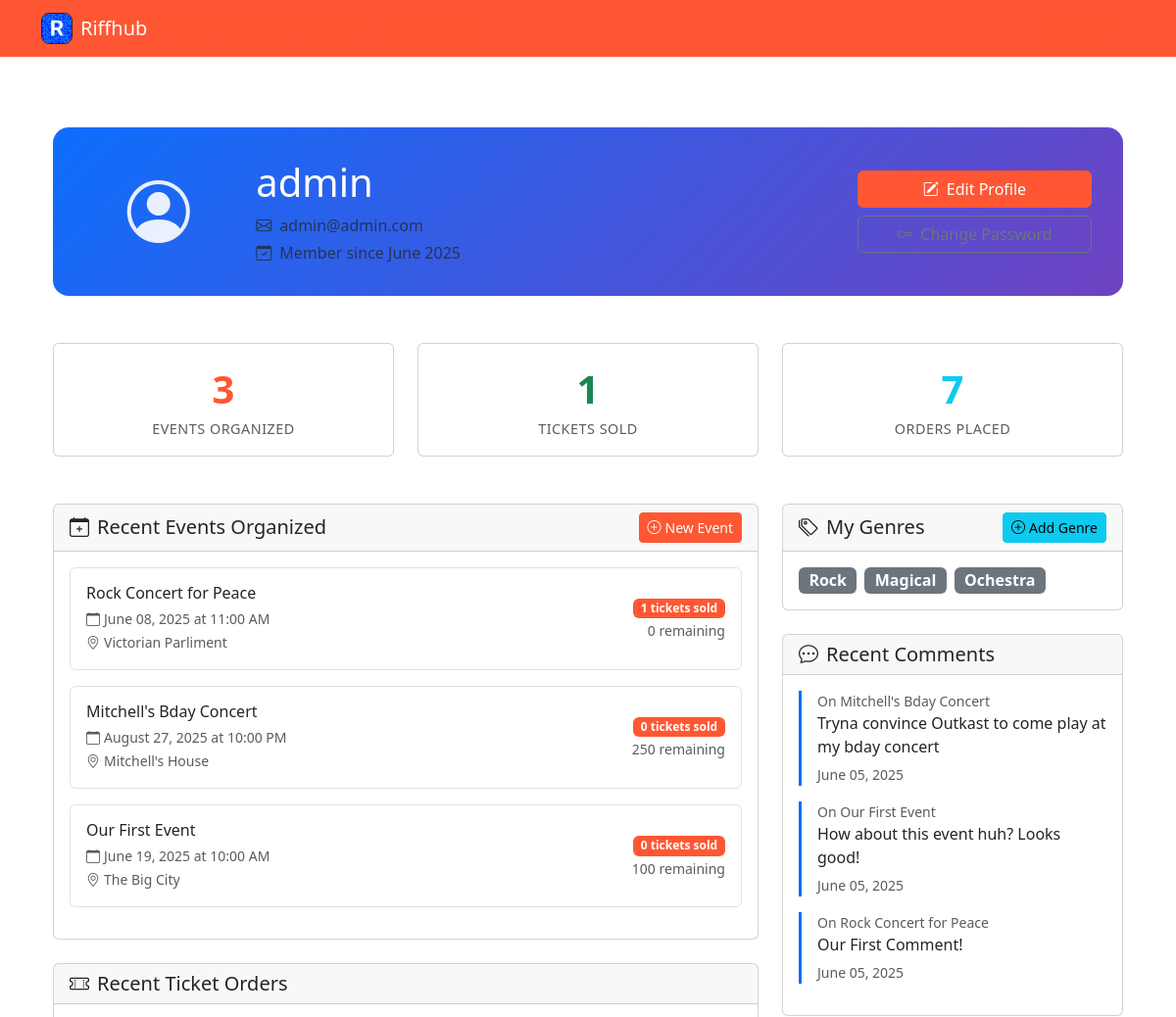
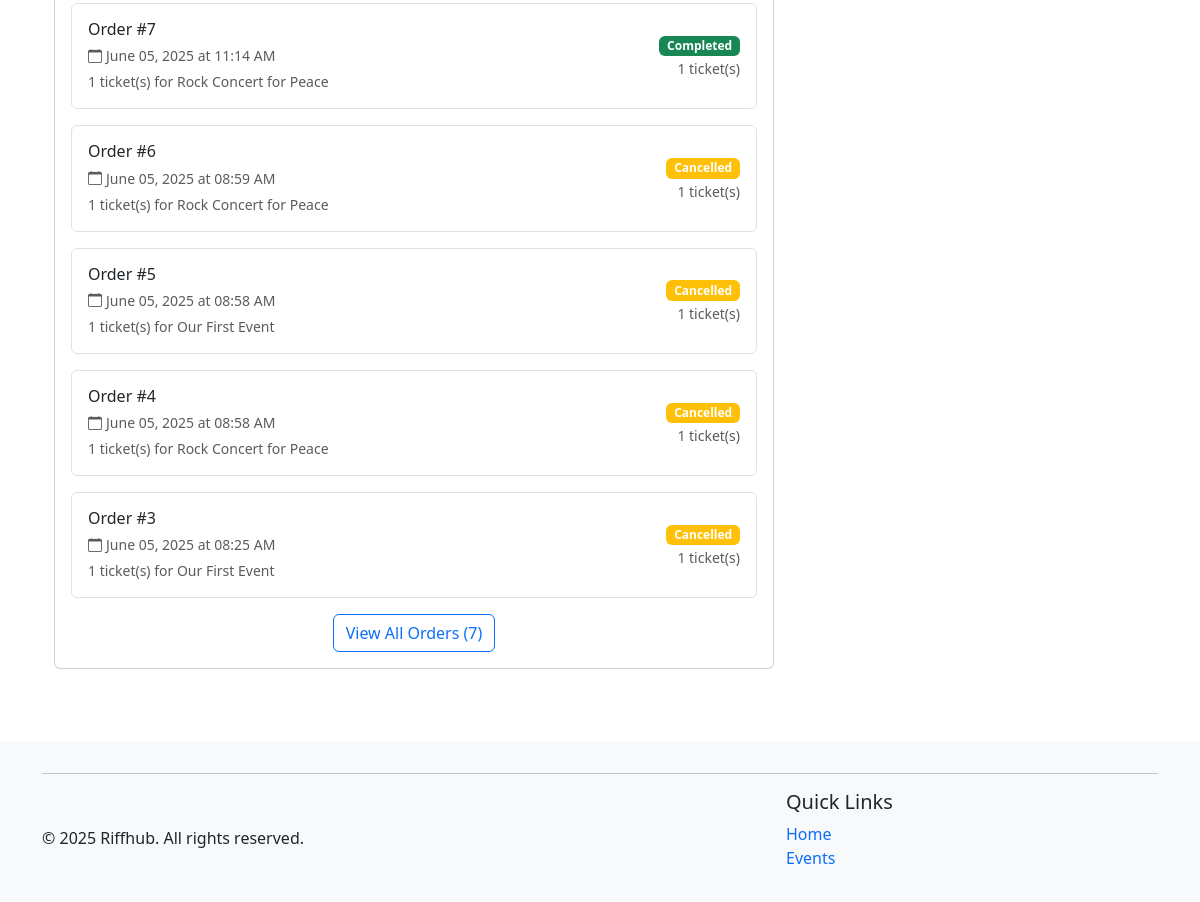
Before: /auth/profile (signed in) with the older database file (2 pictures, top to bottom).
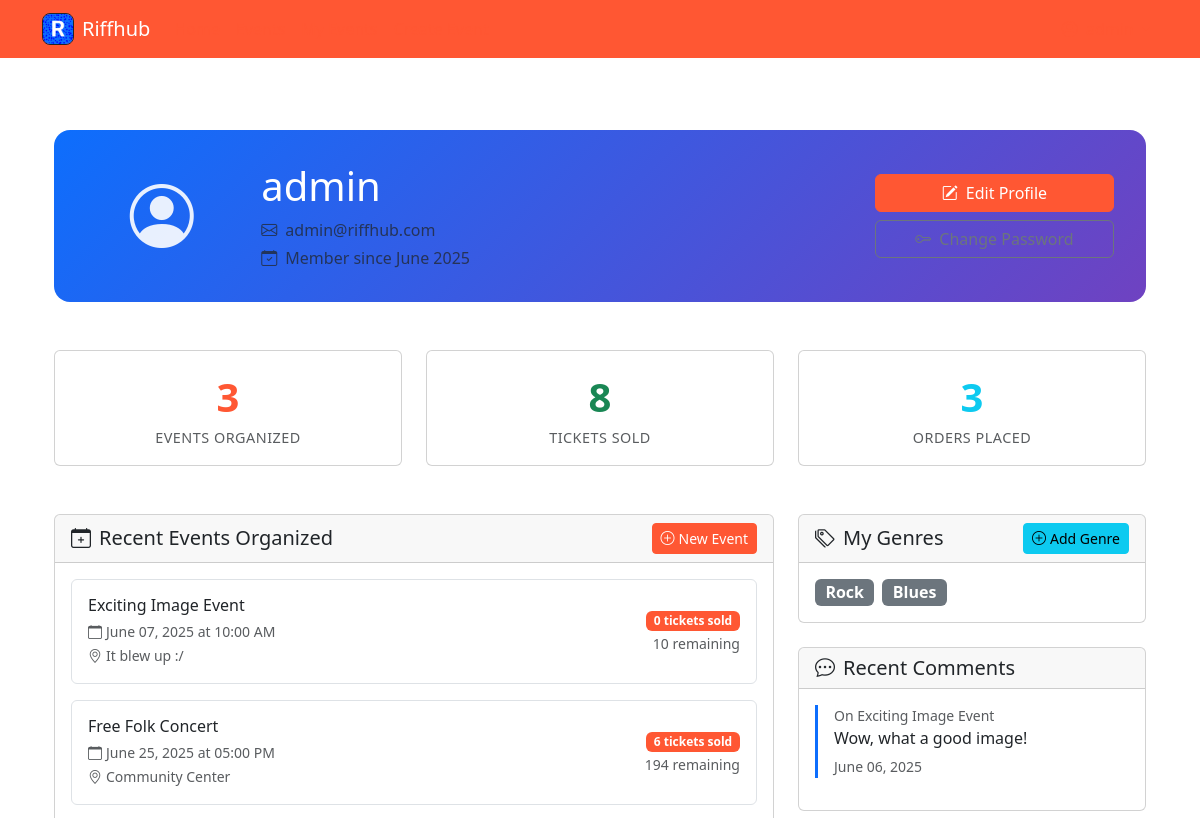
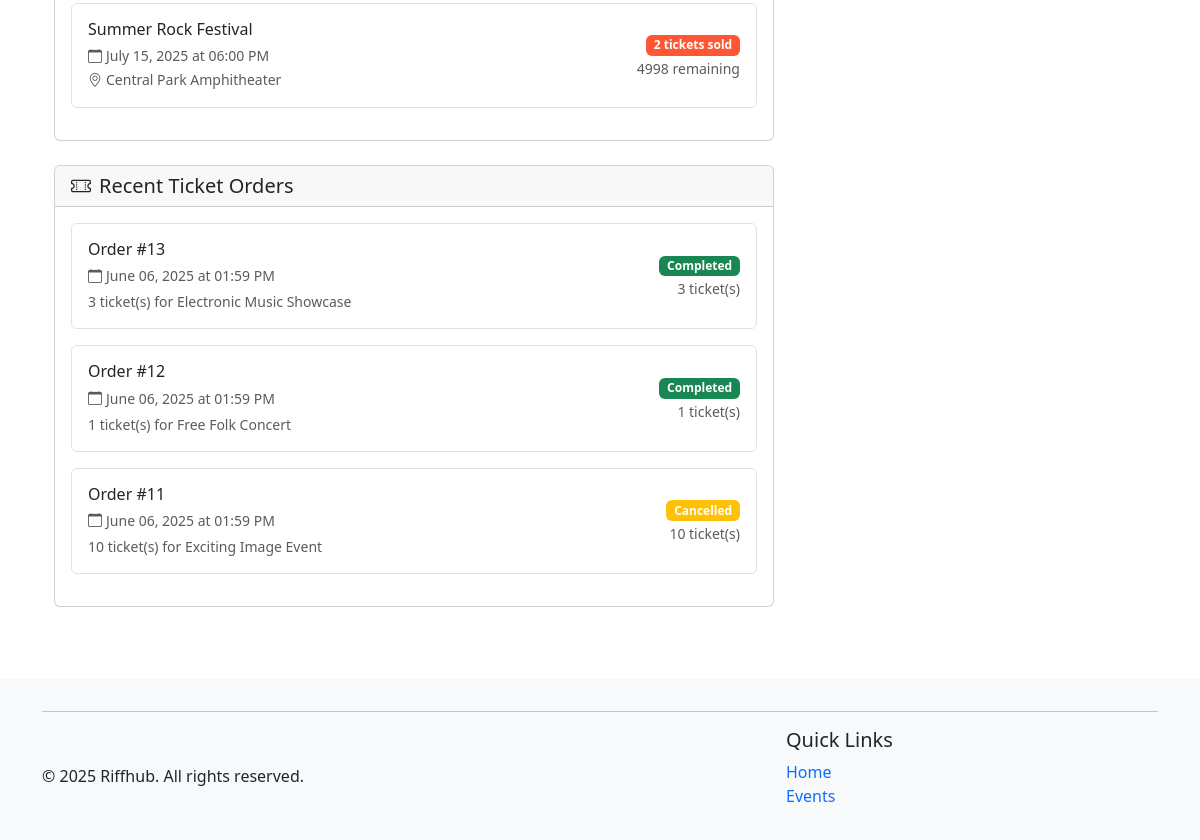
After: the same page with the newer database file (2 pictures, top to bottom).
### riffhub/models.py (models this page shows, shortened)
class User(db.Model):
    __tablename__ = 'users'
    id = db.Column(db.Integer, primary_key=True)
    username = db.Column(db.String(80), unique=True, nullable=False)
    email = db.Column(db.String(120), unique=True, nullable=False)
    password_hash = db.Column(db.String(128), nullable=False)
    created_at = db.Column(db.DateTime, default=datetime.utcnow)
    events = db.relationship('Event', backref='organizer', lazy='dynamic', cascade='all, delete-orphan')
    orders = db.relationship('Order', backref='user', lazy='dynamic', cascade='all, delete-orphan')
    comments = db.relationship('Comment', backref='user', lazy='dynamic', cascade='all, delete-orphan')
    genres = db.relationship('Genre', backref='user', lazy='dynamic', cascade='all, delete-orphan')
    @property
    def password(self):
        raise AttributeError('password is not a readable attribute')

class Event(db.Model):
    __tablename__ = 'events'
    id = db.Column(db.Integer, primary_key=True)
    title = db.Column(db.String(120), nullable=False)
    description = db.Column(db.Text)
    genre_id = db.Column(db.Integer, db.ForeignKey('genres.id'))
    date = db.Column(db.Date, nullable=False)
    time = db.Column(Time, nullable=False)
    location = db.Column(db.String(120))
    image = db.Column(db.String(255))
    capacity = db.Column(db.Integer, default=0)  # 0 means unlimited capacity
    price = db.Column(db.Double, default=0)  # 0 means free entry
    organizer_id = db.Column(db.Integer, db.ForeignKey('users.id'))
    created_at = db.Column(db.DateTime, default=datetime.utcnow)
    tickets = db.relationship('Ticket', backref='event', lazy='dynamic', cascade='all, delete-orphan')
    comments = db.relationship('Comment', backref='event', lazy='dynamic', cascade='all, delete-orphan')
    @property
    def ticket_count(self):
        from riffhub.models import Order  # Import here to avoid circular imports
        return db.session.query(db.func.sum(Ticket.quantity))\
            .join(Order)\
            .filter(Ticket.event_id == self.id)\
            .filter(Order.status == 'completed')\
            .scalar() or 0
    @property
    def available_tickets(self):
        if self.capacity <= 0:  # Unlimited capacity
            return None
        return max(0, self.capacity - self.ticket_count)

class Order(db.Model):
    __tablename__ = 'orders'
    id = db.Column(db.Integer, primary_key=True)
    user_id = db.Column(db.Integer, db.ForeignKey('users.id'), nullable=False)
    order_date = db.Column(db.DateTime, default=datetime.utcnow)
    status = db.Column(db.String(20), default='completed')  # could be 'pending', 'completed', 'cancelled'
    tickets = db.relationship('Ticket', backref='order', lazy='dynamic', cascade='all, delete-orphan')
    @property
    def total_tickets(self):
        return sum(ticket.quantity for ticket in self.tickets)

class Ticket(db.Model):
    __tablename__ = 'tickets'
    id = db.Column(db.Integer, primary_key=True)
    order_id = db.Column(db.Integer, db.ForeignKey('orders.id'), nullable=False)
    event_id = db.Column(db.Integer, db.ForeignKey('events.id'), nullable=False)
    quantity = db.Column(db.Integer, nullable=False, default=1)
    created_at = db.Column(db.DateTime, default=datetime.utcnow)

class Genre(db.Model):
    __tablename__ = 'genres'
    id = db.Column(db.Integer, primary_key=True)
    title = db.Column(db.String(20), nullable=False)
    user_id = db.Column(db.Integer, db.ForeignKey('users.id'), nullable=False)
    events = db.relationship('Event', backref='genre', lazy='dynamic')

class Comment(db.Model):
    __tablename__ = 'comments'
    id = db.Column(db.Integer, primary_key=True)
    user_id = db.Column(db.Integer, db.ForeignKey('users.id'), nullable=False)
    event_id = db.Column(db.Integer, db.ForeignKey('events.id'), nullable=False)
    body = db.Column(db.Text, nullable=False)
    created_at = db.Column(db.DateTime, default=datetime.utcnow)

### riffhub/blueprints/auth/routes.py (the view)
@bp.route('/profile')
def profile():
    if 'user_id' not in session:
        flash('Please log in to access your profile', 'danger')
        return redirect(url_for('auth.login'))
    user = User.query.get_or_404(session['user_id'])
    events_organized = user.events.count()
    total_tickets_sold = sum(event.ticket_count for event in user.events)
    orders = user.orders.order_by(desc(Order.order_date)).all()
    genres = user.genres.all()
    recent_events = user.events.order_by(desc(Event.created_at)).limit(5).all()
    recent_comments = user.comments.order_by(desc('created_at')).limit(5).all()
    return render_template('profile.html',
                         user=user,
                         events_organized=events_organized,
                         total_tickets_sold=total_tickets_sold,
                         orders=orders,
                         genres=genres,
                         recent_events=recent_events,
                         recent_comments=recent_comments)

### riffhub/helpers.py (called while the page is built)
def utility_processor():
    def format_date(date_str):
        try:
            if isinstance(date_str, str):
                date_obj = datetime.strptime(date_str, '%Y-%m-%d')
                return date_obj.strftime('%B %d, %Y')
            return date_str.strftime('%B %d, %Y')
        except:
            return date_str
    return dict(format_date=format_date, now=datetime.now())

### riffhub/blueprints/auth/templates/profile.html (shortened to what the changed rows need)
{% extends 'base.html' %}
{% import 'macros.html' as macros %}
{% block content %}
<div class="container my-5">
    <div class="profile-header mb-5">
        <div class="row align-items-center">
            <div class="col-md-7">
                <h1 class="mb-2">{{ user.username }}</h1>
                <p class="text-muted mb-1">
                    <i class="bi bi-envelope me-2"></i>{{ user.email }}
                </p>
                <p class="text-muted mb-0">
                    <i class="bi bi-calendar-check me-2"></i>Member since {{ user.created_at.strftime('%B %Y') }}
                </p>
            </div>
        </div>
    </div>
    <div class="row g-4 mb-5">
        <div class="col-md-4">
            <div class="card text-center h-100">
                <div class="card-body">
                    <div class="stat-number text-success">{{ total_tickets_sold }}</div>
                    <div class="stat-label text-muted">Tickets Sold</div>
                </div>
            </div>
        </div>
        <div class="col-md-4">
            <div class="card text-center h-100">
                <div class="card-body">
                    <div class="stat-number text-info">{{ orders|length }}</div>
                    <div class="stat-label text-muted">Orders Placed</div>
                </div>
            </div>
        </div>
    </div>
    <div class="row">
        <div class="col-lg-8">
            <div class="card mb-4">
                <div class="card-body">
                    {% if recent_events %}
                    {% for event in recent_events %}
                    <div class="border rounded p-3 mb-3">
                        <div class="row align-items-center">
                            <div class="col-md-8">
                                <h6 class="mb-1">{{ event.title }}</h6>
                                <small class="text-muted">
                                    <i class="bi bi-calendar me-1"></i>{{ event.date.strftime('%B %d, %Y') }} at {{
                                    event.time.strftime('%I:%M %p') }}
                                </small>
                                {% if event.location %}
                                <br><small class="text-muted">
                                    <i class="bi bi-geo-alt me-1"></i>{{ event.location }}
                                </small>
                                {% endif %}
                            </div>
                            <div class="col-md-4 text-end">
                                <span class="badge bg-primary">{{ event.ticket_count }} tickets sold</span>
                                {% if event.capacity > 0 %}
                                <br><small class="text-muted">{{ event.available_tickets }} remaining</small>
                                {% endif %}
                            </div>
                        </div>
                    </div>
                    {% endfor %}
                    {% endif %}
                </div>
            </div>
            <div class="card mb-4">
                <div class="card-body">
                    {% if orders %}
                    {% for order in orders[:5] %}
                    <div class="border rounded p-3 mb-3">
                        <div class="row align-items-center">
                            <div class="col-md-8">
                                <h6 class="mb-1">Order #{{ order.id }}</h6>
                                <small class="text-muted">
                                    <i class="bi bi-calendar me-1"></i>{{ order.order_date.strftime('%B %d, %Y at %I:%M
                                    %p') }}
                                </small>
                                <div class="mt-1">
                                    {% for ticket in order.tickets %}
                                    <small class="d-block text-muted">
                                        {{ ticket.quantity }} ticket(s) for {{ ticket.event.title }}
                                    </small>
                                    {% endfor %}
                                </div>
                            </div>
                            <div class="col-md-4 text-end">
                                <span class="badge bg-{{ 'success' if order.status == 'completed' else 'warning' }}">
                                    {{ order.status.title() }}
                                </span>
                                <br><small class="text-muted">{{ order.total_tickets }} ticket(s)</small>
                            </div>
                        </div>
                    </div>
                    {% endfor %}
                    {% if orders|length > 5 %}
                    <div class="text-center">
                        <a href="{{ url_for('events.my_tickets') }}" class="btn btn-outline-primary">
                            View All Orders ({{ orders|length }})
                        </a>
                    </div>
                    {% endif %}
                    {% endif %}
                </div>
            </div>
        </div>
        <div class="col-lg-4">
            <div class="card mb-4">
                <div class="card-body">
                    {% if genres %}
                    <div class="d-flex flex-wrap gap-2">
                        {% for genre in genres %}
                        <span class="badge bg-secondary fs-6">{{ genre.title }}</span>
                        {% endfor %}
                    </div>
                    {% endif %}
                </div>
            </div>
            {% if recent_comments %}
            <div class="card mb-4">
                <div class="card-body">
                    {% for comment in recent_comments %}
                    <div class="border-start border-primary border-3 ps-3 mb-3">
                        <small class="text-muted d-block">On {{ comment.event.title }}</small>
                        <p class="mb-1">{{ comment.body }}</p>
                        <small class="text-muted">{{ comment.created_at.strftime('%B %d, %Y') }}</small>
                    </div>
                    {% endfor %}
                </div>
            </div>
            {% endif %}
        </div>
    </div>
</div>
{% endblock %}

Changed rows visible on the page:
no longer on this page (row edited): Event: title "Rock Concert for Peace", date "June 08, 2025", time "11:00 AM", location "Victorian Parliment", ticket_count "1", available_tickets "0"
no longer on this page (row edited): Event: title "Mitchell's Bday Concert", date "August 27, 2025", time "10:00 PM", location "Mitchell's House", ticket_count "0", available_tickets "250"
removed Event: title "Our First Event", date "June 19, 2025", time "10:00 AM", location "The Big City", ticket_count "0", available_tickets "100"
no longer on this page (row edited): Order: id "7", order_date "June 05, 2025 at 11:14 AM", status "Completed", total_tickets "1"
no longer on this page (row edited): Ticket: quantity "1", event "Rock Concert for Peace", shown under "7"
no longer on this page (row edited): Order: id "6", order_date "June 05, 2025 at 08:59 AM", status "Cancelled", total_tickets "1"
no longer on this page (row edited): Ticket: quantity "1", event "Rock Concert for Peace", shown under "6"
no longer on this page (row edited): Order: id "5", order_date "June 05, 2025 at 08:58 AM", status "Cancelled", total_tickets "1"
no longer on this page (row edited): Ticket: quantity "1", event "Our First Event", shown under "5"
no longer on this page (row edited): Order: id "4", order_date "June 05, 2025 at 08:58 AM", status "Cancelled", total_tickets "1"
no longer on this page (row edited): Ticket: quantity "1", event "Rock Concert for Peace", shown under "4"
no longer on this page (row edited): Order: id "3", order_date "June 05, 2025 at 08:25 AM", status "Cancelled", total_tickets "1"
no longer on this page (row edited): Ticket: quantity "1", event "Our First Event", shown under "3"
no longer on this page (row edited): Genre: title "Magical"
no longer on this page (row edited): Genre: title "Ochestra"
no longer on this page (row edited): Comment: event "Mitchell's Bday Concert", body "Tryna convince Outkast to come play at my bday concert", created_at "June 05, 2025"
no longer on this page (row edited): Comment: event "Our First Event", body "How about this event huh? Looks good!", created_at "June 05, 2025"
no longer on this page (row edited): Comment: event "Rock Concert for Peace", body "Our First Comment!", created_at "June 05, 2025"
changed User "admin": email "admin@admin.com" → "admin@riffhub.com"
added Event: title "Exciting Image Event", date "June 07, 2025", time "10:00 AM", location "It blew up :/", ticket_count "0", available_tickets "10"
added Event: title "Free Folk Concert", date "June 25, 2025", time "05:00 PM", location "Community Center", ticket_count "6", available_tickets "194"
added Event: title "Summer Rock Festival", date "July 15, 2025", time "06:00 PM", location "Central Park Amphitheater", ticket_count "2", available_tickets "4998"
added Order: id "13", order_date "June 06, 2025 at 01:59 PM", status "Completed", total_tickets "3"
added Ticket: quantity "3", event "Electronic Music Showcase", shown under "13"
added Order: id "12", order_date "June 06, 2025 at 01:59 PM", status "Completed", total_tickets "1"
added Ticket: quantity "1", event "Free Folk Concert", shown under "12"
added Order: id "11", order_date "June 06, 2025 at 01:59 PM", status "Cancelled", total_tickets "10"
added Ticket: quantity "10", event "Exciting Image Event", shown under "11"
added Genre: title "Blues"
added Comment: event "Exciting Image Event", body "Wow, what a good image!", created_at "June 06, 2025"
Other visible differences:
{{ total_tickets_sold }}: "1" → "8"
{{ orders|length }}: "7" → "3"
{{ orders|length }}: "7" → (not shown)
text no longer shown: "View All Orders ( )"
